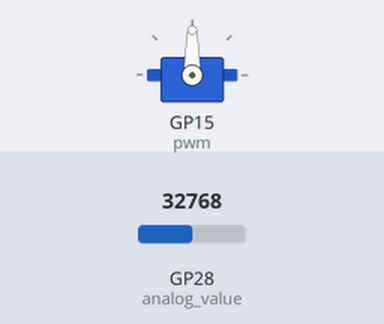
Bench run of a program on a simulated Raspberry Pi Pico running MicroPython. On the bench: servo. The inputs (shaded band) are chosen by the test bench; at power-on: GP28 (analog_value) = 32768 (analog values on the 0–65535 scale). Servo angles are drawn from the pulse width (0.5 ms = 0°, 2.5 ms = 180°).

Above: at 1.2 s.
1.3 s: GP28 (analog_value) set to 45874
At 1.7 s:
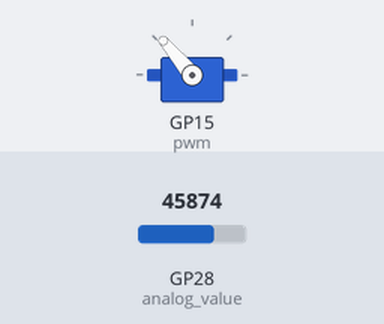
2.8 s: GP28 (analog_value) set to 57670
At 4.0 s:
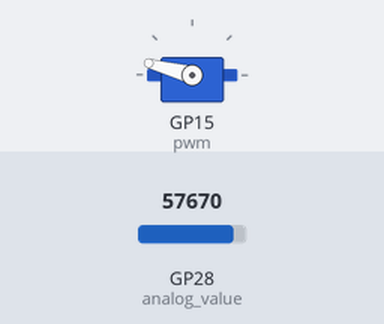
4.3 s: GP28 (analog_value) set to 65535
At 5.2 s:
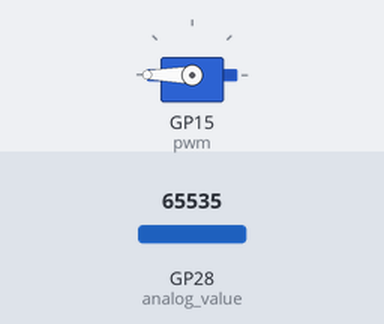
5.8 s: GP28 (analog_value) set to 19660
At 6.4 s:
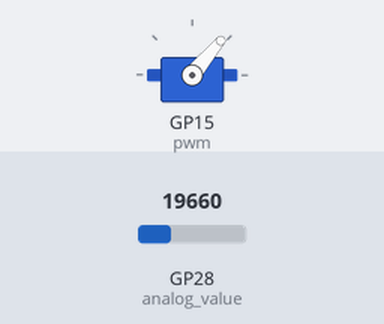
7.3 s: GP28 (analog_value) set to 7864
At 8.5 s:
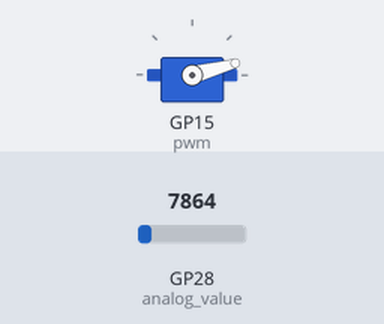
8.8 s: GP28 (analog_value) set to 32767
At 9.9 s:
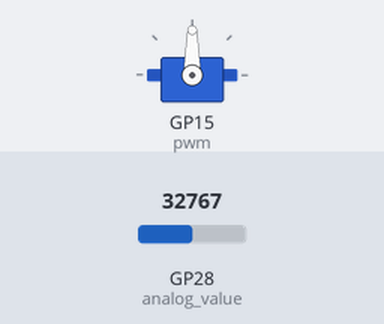
Timing chart, 0 to 11.3 s (numbered marks = the images above; inputs shaded):
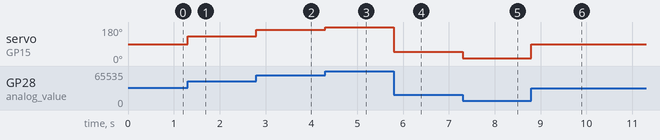

The program:

servoExample.py
```python
# Example to use a servo with the raspberry pi pico
# Pin 28 is attached to a pot that ranges from 0 - 3.3 volts
# pin 15 is attached to the control line of the servo


from machine import Pin, PWM, ADC
import utime

def rescale(val, in_min, in_max, out_min, out_max): #This will rescal a val
    return out_min + (val - in_min) * ((out_max - out_min) / in_max - in_min)

def nsToDeg(val): #Just to make servo stuff easer
    return rescale(val, 0, 180, 400000, 2600000)


pwm = PWM(Pin(15))
pwm.freq(50)
pwm.duty_ns(1500000)

analog_value = ADC(28) #what adc pin we are on

while True:
    reading = analog_value.read_u16() #read the analog value
    scail = rescale(int(reading),0,65535,0,180) #scail the value to 0-180 for the nstodeg
    pwm.duty_ns(int(nsToDeg(scail))) #set the servo to the scailed number for the deg
```

Measured:
- after the input at 1.3 s, servo on GP15 (pwm): 90° → 130° at once
- after the input at 2.8 s, servo on GP15 (pwm): 130° → 165° at once
- after the input at 4.3 s, servo on GP15 (pwm): 165° → 180° at once
- after the input at 5.8 s, servo on GP15 (pwm): 180° → 50° at once
- after the input at 7.3 s, servo on GP15 (pwm): 50° → 15° at once
- after the input at 8.8 s, servo on GP15 (pwm): 15° → 90° at once
